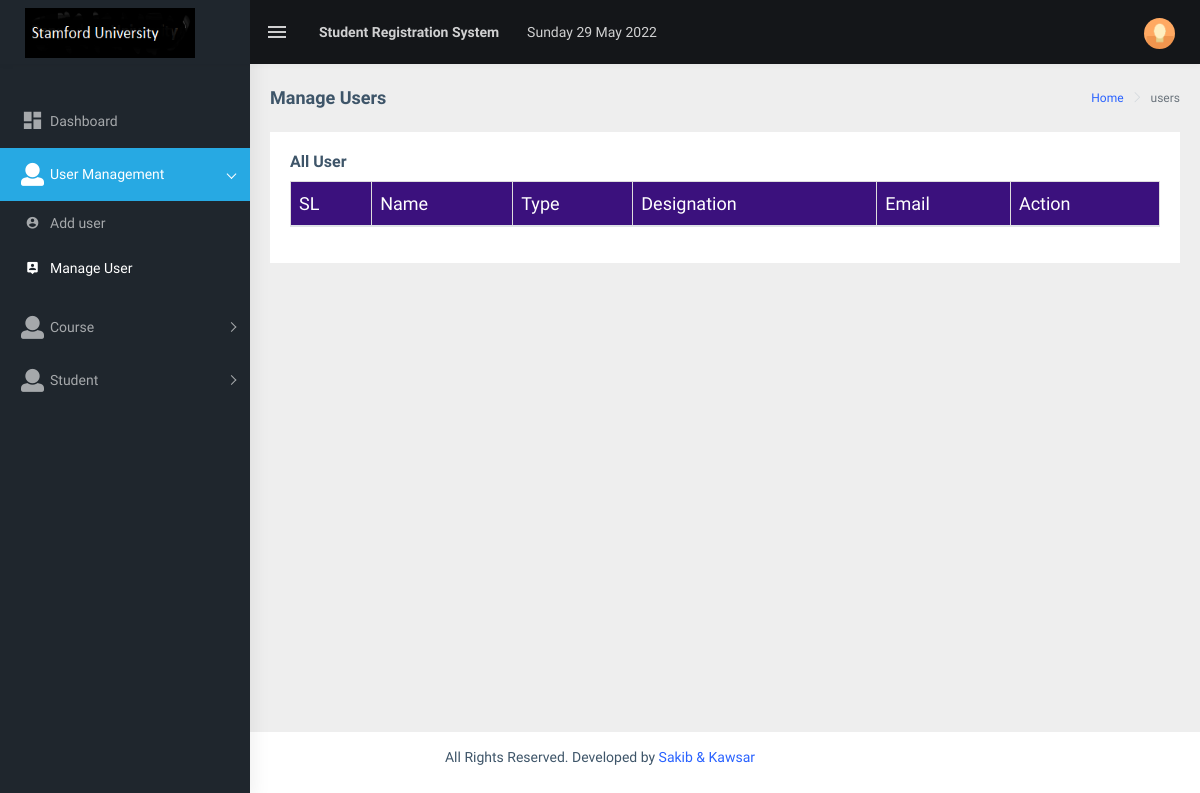
Page /app/manage-staff.php (signed in) on the earlier database version.
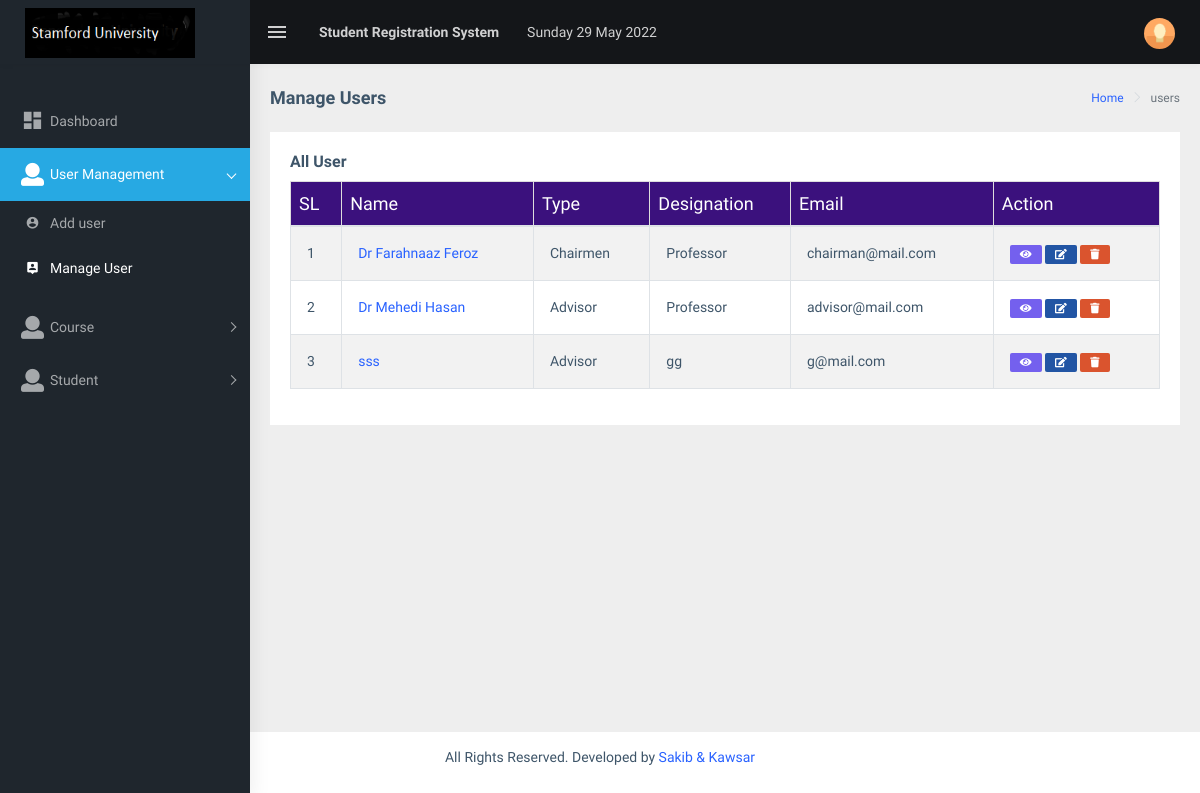
Same page on the later database version.
### tables this page shows
CREATE TABLE `users` (
  `id` int(11) NOT NULL,
  `user_fullname` varchar(255) NOT NULL,
  `user_email` varchar(255) NOT NULL,
  `user_password` varchar(255) NOT NULL,
  `user_type` int(11) NOT NULL DEFAULT 0 COMMENT '1=admin, 2 = chairmen, 3 = advisor',
  `user_designation` varchar(255) NOT NULL,
  `advisor_batch` varchar(20) NOT NULL DEFAULT '0',
  `joining_date` timestamp NOT NULL DEFAULT current_timestamp(),
  `deletion_status` tinyint(3) NOT NULL DEFAULT 0
);

### app/core/Database.php (called while the page is built, shortened)
<?php
Class Database {
    public $host = DB_HOST;
    public $user = DB_USER;
    public $pass = DB_PASS;
    public $dbname = DB_NAME;
    public $link;
    private function connectDB() {
        $this->link = new mysqli($this->host, $this->user, $this->pass, $this->dbname);
    }
    public function select($query) {
        $result = $this->link->query($query) or
                die($this->link->error . __LINE__);
        if ($result->num_rows > 0) {
            return $result;
        } else {
            return false;
        }
    }
}
?>

### app/class/Admin.php (called while the page is built, shortened)
<?php
class Admin {
    private $db;
    public function __construct() {
        $this->db = new Database();
    }
    public function getAllStaff() {
        $query = "SELECT * FROM users WHERE deletion_status = 0 AND user_email != 'admin@mail.com'";
        $result = $this->db->select($query);
        return $result;
    }
}
?>

### app/manage-staff.php (the view, shortened to what the changed rows need)
<?php include 'header.php'; ?>
<div class="page-wrapper">
    <div class="container-fluid">
        <div class="row">
            <div class="col-md-12">
                <div class="card">
                    <div class="card-body">
                        <div class="table-responsive">
                            <table id="zero_config" class="table table-striped table-bordered tbl">
                                <thead>
                                    <tr>
                                        <th>SL</th>
                                        <th>Name</th>
                                        <th>Type</th>
                                        <th>Designation</th>
                                        <th>Email</th>
                                        <th>Action</th>
                                    </tr>
                                </thead>
                                <tbody>
                                    <?php
                                    $getStaff = $admin->getAllStaff();
                                    if ($getStaff) {
                                        $i = 0;
                                        while ($result = $getStaff->fetch_assoc()) {
                                            $i++;
                                            ?>
                                            <tr>
                                                <td><?php echo $i; ?></td>
                                                <td><a target="_blank" href="view-staff.php?sid=<?php echo $result['id']; ?>"><?php echo $result['user_fullname']; ?></a></td>
                                                <td>
                                                <?php
                                                    if($result['user_type'] == 1){
                                                        echo 'Admin';
                                                    }else if($result['user_type'] == 2){
                                                        echo 'Chairmen';
                                                    }else if($result['user_type'] == 3){
                                                        echo 'Advisor';
                                                    }else if($result['user_type'] == 4){
                                                        echo 'Accountant';
                                                    }else{
                                                        echo 'Not defined';
                                                    }
                                                    ?>
                                                </td>
                                                <td><?php echo $result['user_designation']; ?></td>
                                                <td><?php echo $result['user_email']; ?></td>
                                                <td>
                                                    <a target="_blank" href="view-staff.php?sid=<?php echo $result['id']; ?>"><span class="label label-primary"><i class="fas fa-eye"></i></span></a>
                                                    <a href="edit-staff.php?sid=<?php echo $result['id']; ?>"><span class="label label-info"><i class=" fas fa-edit"></i></span></a>
                                                    <a onclick="return confirm('Are you sure to delete?');" href="?delid=<?php echo $result['id']; ?>"><span class="label label-danger"><i class="fas fa-trash"></i></span></a>
                                                </td>
                                            </tr>
                                            <?php
                                        }
                                    }
                                    ?>
                                </tbody>
                            </table>
                        </div>
                    </div>
                </div>
            </div>
        </div>
    </div>
</div>
<?php include 'footer.php'; ?>

Differences in the rows shown:
added users: user_fullname "Dr Farahnaaz Feroz", user_type "Chairmen", user_designation "Professor", user_email "chairman@mail.com"
added users: user_fullname "Dr Mehedi Hasan", user_type "Advisor", user_designation "Professor", user_email "advisor@mail.com"
added users: user_fullname "sss", user_type "Advisor", user_designation "gg", user_email "g@mail.com"
